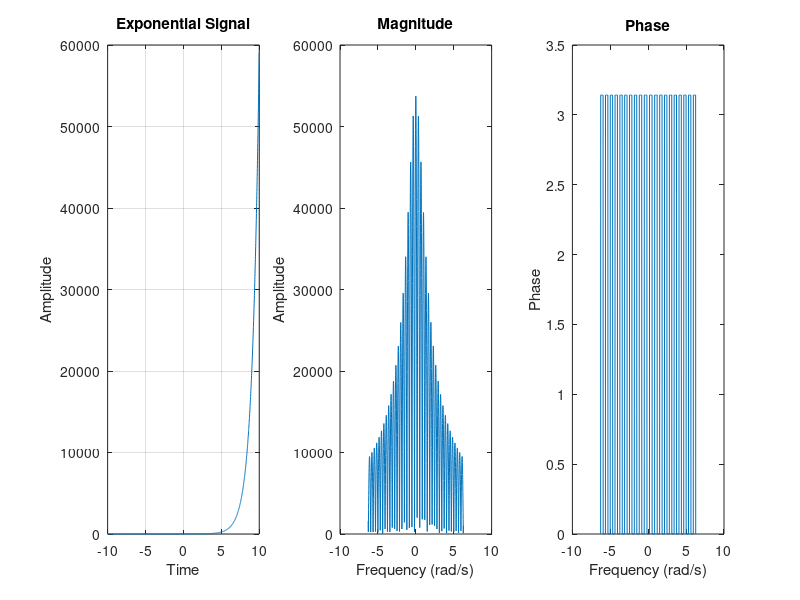
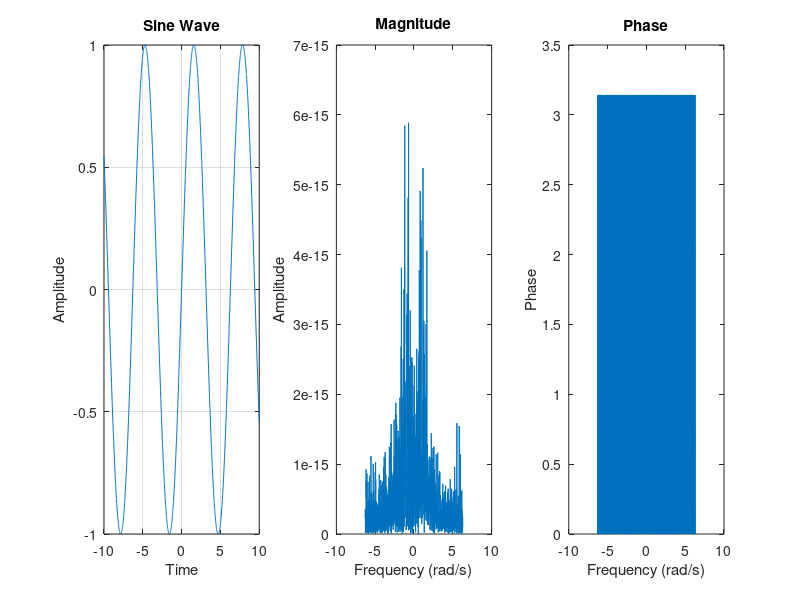
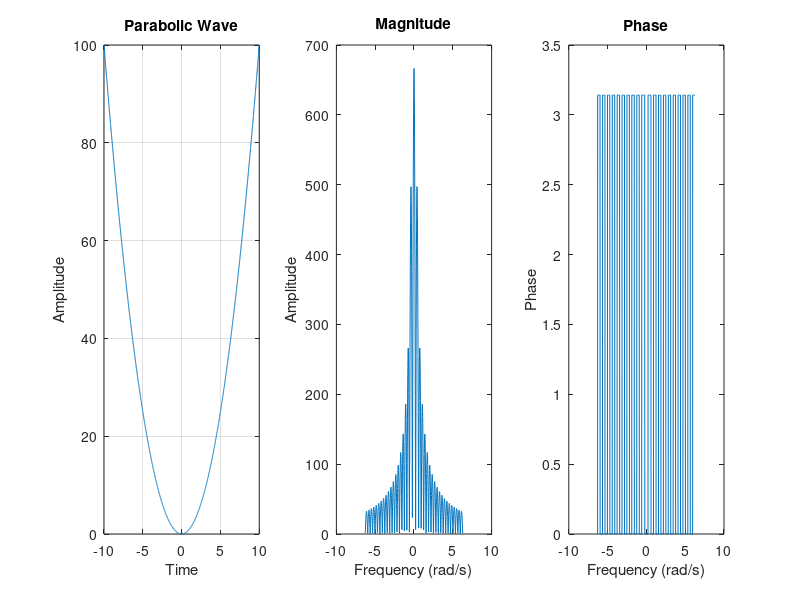

Here is the MATLAB script that generated these plots, in order:

clc;
clear all;
close all;

t = -10:0.01:10;
A = 3;

x_t1 = A.^t;

figure();
subplot(1,3,1);
plot(t,x_t1);
title('Exponential Signal');
xlabel('Time');
ylabel('Amplitude');
grid on;

w = -2*pi:0.01:2*pi;
x_k1 = zeros(size(w));

for k = 1:length(w)
    x_k1(k) = trapz(t,x_t1.*cos(w(k)*t));
end

x_kmag1 = abs(x_k1);
x_kangle1 = angle(x_k1);

subplot(1,3,2);
plot(w,x_kmag1);
title('Magnitude');
xlabel('Frequency (rad/s)');
ylabel('Amplitude');

subplot(1,3,3);
plot(w,x_kangle1);
title('Phase');
xlabel('Frequency (rad/s)');
ylabel('Phase');

x_t2 = sin(t);

figure();
subplot(1,3,1);
plot(t,x_t2);
title('Sine Wave');
xlabel('Time');
ylabel('Amplitude');
grid on;

w = -2*pi:0.01:2*pi;
x_k2 = zeros(size(w));

for k = 1:length(w)
    x_k2(k) = trapz(t,x_t2.*cos(w(k)*t));
end

x_kmag2 = abs(x_k2);
x_kangle2 = angle(x_k2);

subplot(1,3,2);
plot(w,x_kmag2);
title('Magnitude');
xlabel('Frequency (rad/s)');
ylabel('Amplitude');

subplot(1,3,3);
plot(w,x_kangle2);
title('Phase');
xlabel('Frequency (rad/s)');
ylabel('Phase');

x_t3 = t.^2;

figure();
subplot(1,3,1);
plot(t,x_t3);
title('Parabolic Wave');
xlabel('Time');
ylabel('Amplitude');
grid on;

w = -2*pi:0.01:2*pi;
x_k3 = zeros(size(w));

for k = 1:length(w)
    x_k3(k) = trapz(t,x_t3.*cos(w(k)*t));
end

x_kmag3 = abs(x_k3);
x_kangle3 = angle(x_k3);

subplot(1,3,2);
plot(w,x_kmag3);
title('Magnitude');
xlabel('Frequency (rad/s)');
ylabel('Amplitude');

subplot(1,3,3);
plot(w,x_kangle3);
title('Phase');
xlabel('Frequency (rad/s)');
ylabel('Phase');
